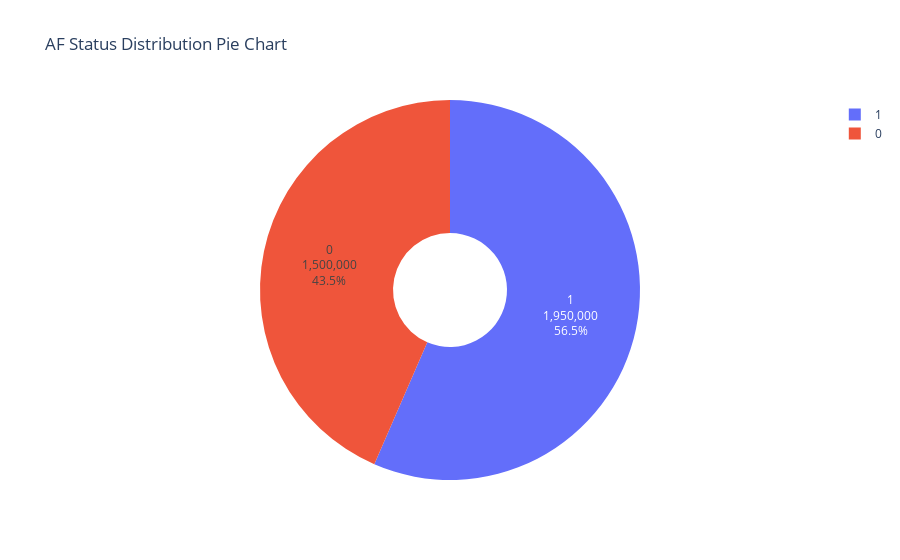

The notebook cell saved with this chart:
### Markdown cell above
## Pie chart AF Status

### Code cell
# Pie chart (for percentage)
status = status_count.sort_index()
status_index = status.index
fig = px.pie(names=status_index, values=status, hole=0.3,
             labels={'names':'status'}, title='AF Status Distribution Pie Chart')
fig.update_traces(textposition='inside', textinfo='percent+label+value')
fig.show()

### Figure 1 — Plotly figure (JSON) as saved in the notebook; plotly's stock layout.template omitted (floating-point values rounded to 4 significant figures)
{"data": [{"domain": {"x": [0, 1], "y": [0, 1]}, "hole": 0.3, "hovertemplate": "status=%{label}<br>value=%{value}<extra></extra>", "labels": [0, 1], "legendgroup": "", "name": "", "showlegend": true, "textinfo": "percent+label+value", "textposition": "inside", "type": "pie", "values": [1500000, 1950000]}], "layout": {"legend": {"tracegroupgap": 0}, "title": {"text": "AF Status Distribution Pie Chart"}}}
